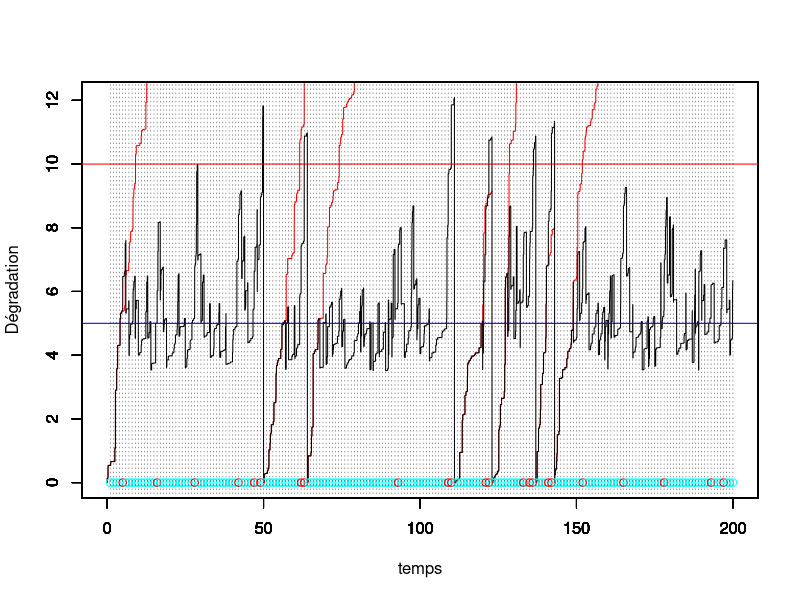
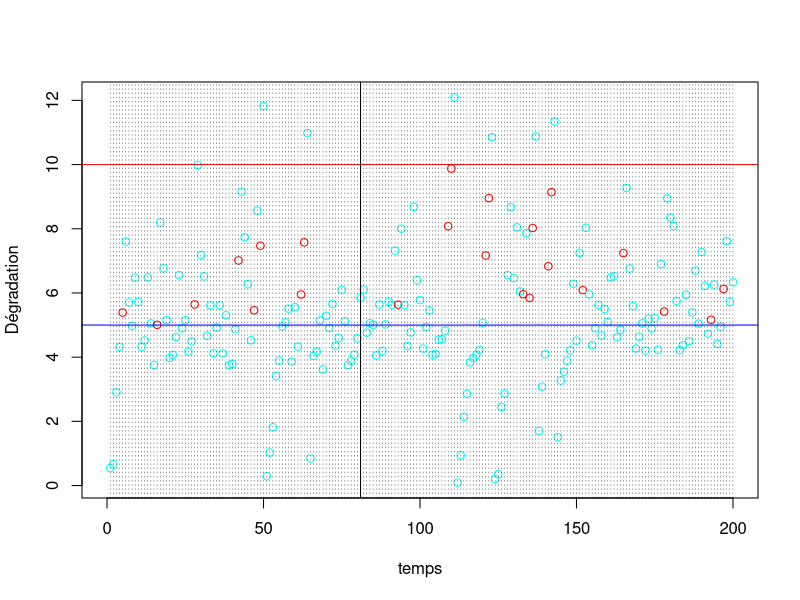
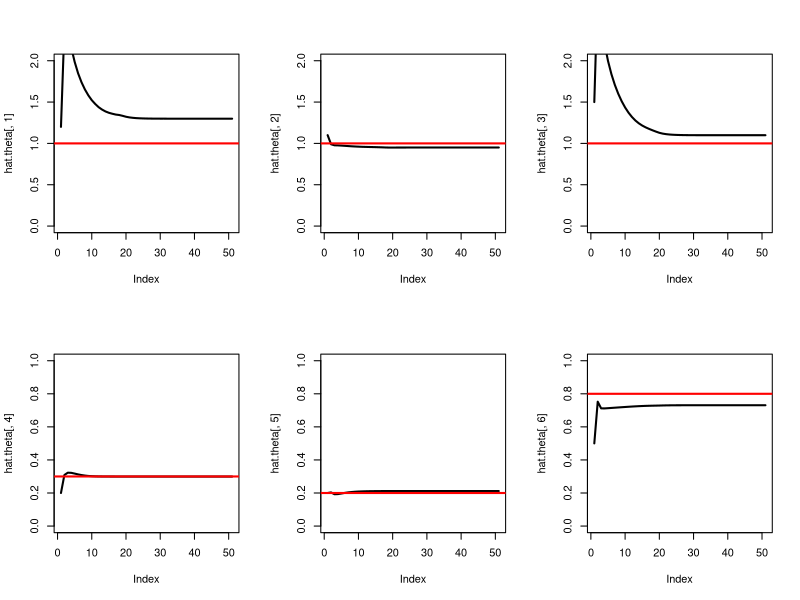

R code for these plots, in order:
#### Programme de simulation lorsqu'on observe uniquement la dégradation juste avant l'inspection
#### avec deux effets de la maintenance :
#### ARD inf avec rho in [0,1] avec proba p
#### ARD inf avec rho' pour les réparations néfastes avec proba 1-p



rm(list=ls())
library(ggplot2)
library(tidyverse)

tau <- 1 # intervalle inter-inspection
rho <- 0.3 # parametre ARDinf pour les maintenances efficaces avec proba p
rho_w <- 0.2 # parametre ARDinf pour les maintenances néfastes avec proba 1-p
p <- 0.8 # proba que la maintenance préventive soit efficace


L <- 5 # seuil pour MP
M <- 10 # seuil pout MC
tps.final <- 200 # fenêtre d'observation du processus

id.newcycle <- FALSE # Initialisation du nb de cycle de renouvellement

#set.seed(123)
# Simulation d'un processus gamma jusqu'au temps final
pas = 0.01 # pas de temps pour simuler le processus

alpha = 1 # paramètre de forme de Gamma a = alpha (t)^beta
beta = 1 # paramètre de forme  de Gamma
b=1   # paramètre d'échelle du Gamma
temps = seq(from = 0,to = tps.final,by = pas)

theta <-c(alpha,beta,b,rho,rho_w,p)


n=length(temps)

nb.inspections<- floor(tps.final/tau) # nombre d'inspections max pendant la fenêtre d'observation.

temps.insp<-temps[tau/pas*(1:nb.inspections)+1] # temps des inspections (t_i dans le papier)

obs<-numeric(nb.inspections) # données observées (pendant les inspections, à t_j^-)
vect.b<-rep(1,nb.inspections) # données non observées =1 si PM efficace, 0 si worse
Delta.P <-rep(0,nb.inspections) # Données observées = 1 si renouvellement

j<-1 # indicateur prochaine inspection
j.newcycle <- 0 # identifier le j où nouveau cycle
nb.cycles <- 1 # compteur de cycles

x=matrix(nrow=nb.inspections,ncol = n) # processus Gamma simulé, nb.lignes = nb.cycles
x[nb.cycles,1] = 0     # initialisation du processus Gamma = 0 à t=0
for(i in 2:n){
  x[nb.cycles,i] = x[nb.cycles,i-1] + rgamma(1,scale = b, shape = alpha*(temps[i]^beta-temps[i-1]^beta))
}
y=numeric(n) # processus Gamma maintenu
y.tilde=numeric(n) # processus Gamma maintenu
y[1]<-0
y.tilde[1]<-0

while (j<=nb.inspections) {
  # boucle sur un cycle de renouvellement
  if (id.newcycle){
    # on resimule un x depuis 0
    x[nb.cycles,1] = 0     # initialisation du processus Gamma = 0 à t=0
    for(i in 2:n){
      x[nb.cycles,i] = x[nb.cycles,i-1] + rgamma(1,scale = b, shape = alpha*(temps[i]^beta-temps[i-1]^beta))
    }
    id.newcycle <- FALSE
  }
  
  y.tilde[((j-1)*tau/pas+2):(j*(tau/pas)+1)]<-y[((j-1)*tau/pas+2):(j*(tau/pas)+1)]<-y[(j-1)*tau/pas+1]+ x[nb.cycles,((j-j.newcycle-1)*tau/pas+2):((j-j.newcycle)*(tau/pas)+1)]- x[nb.cycles,(j-j.newcycle-1)*tau/pas+1]
  
  obs[j]<-y[j*tau/pas+1] # état dégradation à l'inspection (t_j^-)
  
  if (obs[j] < L) {
    print("no action")
  } else {
    if (obs[j]<M) {
      u<-runif(1)
      if (u>p) vect.b[j]<-0
      ifelse(u<=p,y[j*tau/pas+1]<-(1-rho)*y[j*tau/pas+1],y[j*tau/pas+1]<-(1+rho_w)*y[j*tau/pas+1])
       # on écrase (ARD infini)
    } else {
      y[j*tau/pas+1]<-0
      id.newcycle <- TRUE
      j.newcycle <- j
      nb.cycles <- nb.cycles+1
      Delta.P[j]<-1
    }
  }
  j<-j+1
}

vect.u <- (obs<M)*(obs>L) # indicatrice u_i


#df <- data.frame(temps,x,y)
#mygraph <- ggplot(df,aes(x = temps)) +  
#  geom_line(aes(y = y), color = "darkred") +
#  geom_line(aes(y = x), color="steelblue", linetype="twodash") +
#  geom_abline(slope = 0,intercept = L,color="blue") +
#  geom_abline(slope = 0,intercept = M,color="red")


temps.cycle<-c(0,tau*which(obs>M),tps.final)
indice.temps.cycle <- c(1,tau/pas*(which(obs>M))+1,length(temps))


for (k in 1:nb.cycles){
  plot(temps[indice.temps.cycle[k]:indice.temps.cycle[k+1]],x[k,1:(indice.temps.cycle[k+1]-indice.temps.cycle[k]+1)],col="red",type="l",ylim = c(0,max(y.tilde)),xlim = c(0,tps.final),xlab="",ylab="")
  par(new=T)
}

plot(temps,y.tilde,type="l",ylim=c(0,max(y.tilde)),xlim = c(0,tps.final),ylab="",xlab="")


par(new=T)
vect.b.fact <- factor(vect.b)
mescouleurs <- rainbow(length(levels(vect.b.fact)))
plot(tau*(1:nb.inspections),numeric(length = nb.inspections),ylim=c(0,max(y.tilde)),type="p",xlim = c(0,tps.final),xlab = "temps",ylab="Dégradation",col=mescouleurs[vect.b.fact])
abline(h=L,col="blue")
abline(h=M,col="red")
abline(v=tau*(1:nb.inspections), lty =3, col = grey(0.1), lwd = 0.45)

vect.b.fact <- factor(vect.b)
mescouleurs <- rainbow(length(levels(vect.b.fact)))
plot(1:nb.inspections,obs,type="p",xlim = c(0,tps.final),xlab = "temps",ylab="Dégradation",col=mescouleurs[vect.b.fact])
abline(h=L,col="blue")
abline(h=M,col="red")
abline(v=tau*(1:nb.inspections), lty =3, col = grey(0.1), lwd = 0.45)
abline(v=81)




#abline(v = tau*(1:nb.inspection))

#####################################
############## Algo EM ##############
#####################################

# initialisation des paramètres
K<- 50

hat.theta<-matrix(nrow=K+1,ncol=6)
hat.theta[1,] <- c(1.2,1.1,1.5,0.2,0.2,0.5) # (alpha,beta,b,rho,rho^\prime,p)

# On ne définit les p.tildes[i] que lorsque u_{i-1}=1 
ind.u<-which(vect.u[1:(nb.inspections-1)]==1)

# Indice intervenant dans les sommes (i.e tel que u_{i-1}=1)
ind.i.u<-rep(0,nb.inspections)
ind.i.u[ind.u+1] <- 1

# indice i lorsque Delta_{i-1}=1
ind.Delta<-which(Delta.P==1)

ind.i.Delta<-rep(0,nb.inspections)
ind.i.Delta[ind.Delta+1] <- 1

#Définition des y_{t_{i-1}}
obs.pre<-c(0,obs[1:(nb.inspections-1)])*(1-ind.i.Delta)

temps.insp.pre <- c(0,temps.insp[1:(nb.inspections-1)])

data <- data.frame(temps.insp,temps.insp.pre,obs,obs.pre,vect.u,vect.b,ind.i.u,Delta.P,ind.i.Delta)



data1 <- filter(data,ind.i.u==1) # On ne garde que les y_i tq u_{i-1}=1
#data0 <- filter(data,ind.i.u==0)

delta <- hat.theta[1,1]*(data$temps.insp^hat.theta[1,2]-data$temps.insp.pre^hat.theta[1,2])



  
#p.tilde <- (hat.theta[1,6]*dgamma(obs-(1-c(0,Delta.P[1:(nb.inspections-1)]))*(1-hat.theta[1,4])^(c(0,vect.u[1:(nb.inspections-1)]))*c(0,obs[1:(nb.inspections-1)]),delta,rate=hat.theta[1,3]))/(hat.theta[1,6]*dgamma(obs-(1-c(0,Delta.P[1:(nb.inspections-1)]))*(1-hat.theta[1,4])^(c(0,vect.u[1:(nb.inspections-1)]))*c(0,obs[1:(nb.inspections-1)]),delta,rate=hat.theta[1,3])+(1-hat.theta[1,6])*dgamma(obs-(1-c(0,Delta.P[(nb.inspections-1)]))*(1+hat.theta[1,5])^(c(0,vect.u[1:(nb.inspections-1)]))*c(0,obs[1:(nb.inspections-1)]),delta,rate=hat.theta[1,3]))

# p.tilde uniquement défini lorsque u_{i-1}=1

p.tilde <- ifelse(data1$obs/data1$obs.pre<=1,1,(hat.theta[1,6]*dgamma(data$obs[ind.i.u==1]-(1-hat.theta[1,4])*data$obs.pre[ind.i.u==1],delta[ind.i.u==1],rate=hat.theta[1,3]))/(hat.theta[1,6]*dgamma(data$obs[ind.i.u==1]-(1-hat.theta[1,4])*data$obs.pre[ind.i.u==1],delta[ind.i.u==1],rate=hat.theta[1,3])+(1-hat.theta[1,6])*dgamma(data$obs[ind.i.u==1]-(1+hat.theta[1,5])*data$obs.pre[ind.i.u==1],delta[ind.i.u==1],rate=hat.theta[1,3])))



data.temp<-data.frame(data1,p.tilde)
data1.rhow<-filter(data.temp,p.tilde<1)

# Définition de la borne inf pour rho
lower.rho <- max(1-data1$obs/data1$obs.pre)

# Définition de la borne sup pour rhow en enlevant les cas où p.tilde = 1
upper.rhow <- min(data1.rhow$obs/data1.rhow$obs.pre-1)




#data1.rho<-filter(data1,comp.p.tilde>0)

# forcer les p.tilde = 1 lorsque y_i/y_{i-1}<1 !

# p.tilde[which(data1$obs/data1$obs.pre<=1)] <- 1

for (k in 2:(K+1)){
  hat.theta[k,6]<-mean(p.tilde) # mise à jour de p
  # Calcul des delta_i
  num.b<-sum(hat.theta[k-1,1]*(temps.insp^hat.theta[k-1,2]-(c(0,temps.insp[1:(nb.inspections-1)]))^hat.theta[k-1,2]))
  
  det.b.1 <- sum(data$obs[ind.i.u==0]-data$obs.pre[ind.i.u==0])
  det.b.2 <- sum(p.tilde*(data$obs[ind.i.u==1]-(1-hat.theta[k-1,4])*data$obs.pre[ind.i.u==1])+(1-p.tilde)*(data$obs[ind.i.u==1]-(1+hat.theta[k-1,5])*data$obs.pre[ind.i.u==1]))
 
  det.b<-det.b.1+det.b.2  
  hat.theta[k,3]<-num.b/det.b # mise à jour de b
  
  # Pour la mise à jour de rho et rho_w, on utilise optim car uniroot ne marche pas... 
  # En effet, plusieurs valeurs annulent la dérivée...
  
  f.rho <- Vectorize(function(x){
    y.rho <- data$obs[ind.i.u==1] - (1-x)*data$obs.pre[ind.i.u==1]
     
    logy.rho<-ifelse(y.rho<=0,-1e8,log(y.rho))
    
    return(-hat.theta[k,3]*sum(p.tilde*y.rho)+sum(p.tilde*(delta[ind.i.u==1]-1)*logy.rho))
  })
  hat.theta[k,4]<-optimize(f.rho,c(lower.rho,1),maximum = T)$maximum
  
  f.rhow <- Vectorize(function(x){
    
    # UNE COUILLE ICI 
    # cond <- (p.tilde < 1) & (ind.i.u == 1)
    delta.rhow <- hat.theta[k-1,1]*(data1.rhow$temps.insp^hat.theta[k-1,2]-data1.rhow$temps.insp.pre^hat.theta[k-1,2])
    # 
    y.rhow <-data1.rhow$obs - (1+x)*data1.rhow$obs.pre
    # logy.rhow<-ifelse(y.rhow<=0,-Inf,log(y.rhow))
    logy.rhow<-ifelse(y.rhow<=0,-1e8,log(y.rhow))
    return(-hat.theta[k,3]*sum((1-data1.rhow$p.tilde)*y.rhow)+sum((1-data1.rhow$p.tilde)*(delta.rhow-1)*logy.rhow))
  })
  
  
  hat.theta[k,5]<-optimize(f.rhow,c(0,upper.rhow),maximum = T)$maximum
  
  # Mise à jour de alpha et beta
  
  y.u.0 <- data$obs[ind.i.u==0]-(1-Delta.P[ind.i.u==0])*data$obs.pre[ind.i.u==0]
  y.rho  <- data$obs[ind.i.u==1]-(1-hat.theta[k,4])*data$obs.pre[ind.i.u==1]
  y.rhow <- data$obs[ind.i.u==1]-(1+hat.theta[k,5])*data$obs.pre[ind.i.u==1]
  logy.u.O <- ifelse(y.u.0<=0,-1e8,log(y.u.0))
  logy.rho<-ifelse(y.rho<=0,-1e8,log(y.rho))
  logy.rhow<-ifelse(y.rhow<=0,-1e8,log(y.rhow))
  
  
  f.ab <- function(x){
    delta.u.0 <- x[1]*(data$temps.insp[ind.i.u==0]^x[2]-data$temps.insp.pre[ind.i.u==0]^x[2])
    delta.u.1 <- x[1]*(data$temps.insp[ind.i.u==1]^x[2]-data$temps.insp.pre[ind.i.u==1]^x[2])
    delta.n   <- x[1]*(data$temps.insp^x[2]-data$temps.insp.pre^x[2]) # tous les delta_i
  
    return(sum(delta.n)*log(hat.theta[k,3])-sum(log(gamma(delta.n)))+sum((delta.u.0-1)*logy.u.O)+sum(p.tilde*(delta.u.1-1)*logy.rho+(1-p.tilde)*(delta.u.1-1)*ifelse(p.tilde==1,0,logy.rhow)))
  }
  hat.theta[k,1:2]<-optim(hat.theta[k-1,1:2],f.ab,control=list(fnscale=-1))$par
  
  
  
  # Mise à jour des delta.i
  delta <- hat.theta[k,1]*(data$temps.insp^hat.theta[k,2]-data$temps.insp.pre^hat.theta[k,2])
  
  # Mise à jour des p.tilde
  p.tilde <- ifelse(data1$obs/data1$obs.pre<=1,1,(hat.theta[k,6]*dgamma(data$obs[ind.i.u==1]-(1-hat.theta[k,4])*data$obs.pre[ind.i.u==1],delta[ind.i.u==1],rate=hat.theta[k,3]))/(hat.theta[k,6]*dgamma(data$obs[ind.i.u==1]-(1-hat.theta[k,4])*data$obs.pre[ind.i.u==1],delta[ind.i.u==1],rate=hat.theta[k,3])+(1-hat.theta[k,6])*dgamma(data$obs[ind.i.u==1]-(1+hat.theta[k,5])*data$obs.pre[ind.i.u==1],delta[ind.i.u==1],rate=hat.theta[k,3])))
  
  
  data.temp <- data.frame(data1,p.tilde)
  data1.rhow <- filter(data.temp,p.tilde<1)
  upper.rhow <- min(data1.rhow$obs/data1.rhow$obs.pre-1)
  
  
  print(paste("la valeur de alpha à l'étape ",k," est : ",hat.theta[k,1]))
  print(paste("la valeur de beta à l'étape ",k," est : ",hat.theta[k,2]))
  print(paste("la valeur de b à l'étape ",k," est : ",hat.theta[k,3]))
  print(paste("la valeur de rho à l'étape ",k," est : ",hat.theta[k,4]))
  print(paste("la valeur de rho_w à l'étape ",k," est : ",hat.theta[k,5]))
  print(paste("la valeur de p à l'étape ",k," est : ",hat.theta[k,6]))
  print("==============================================================")
}

# Identifier les p.tildes <1
ind.poor.maintenance <- which(data1$vect.b==0)

# Maintenance où yappartient à [L,M]
cbind(temps.insp[ind.u],vect.b[ind.u],1-p.tilde)

# PLOT 
par(mfrow = c(2, 3))
plot(hat.theta[, 1], type = "l", lwd = 2, ylim = c(0,2*alpha))
abline(h = alpha, col = "red", lwd = 2)^
plot(hat.theta[, 2], type = "l", lwd = 2, ylim = c(0,2*beta))
abline(h = beta, col = "red", lwd = 2)
plot(hat.theta[, 3], type = "l", lwd = 2, ylim = c(0,2*b))
abline(h = b, col = "red", lwd = 2)
plot(hat.theta[, 4], type = "l", lwd = 2, ylim = c(0,1))
abline(h = rho, col = "red", lwd = 2)
plot(hat.theta[, 5], type = "l", lwd = 2, ylim = c(0,1))
abline(h = rho_w, col = "red", lwd = 2)
plot(hat.theta[, 6], type = "l", lwd = 2, ylim = c(0,1))
abline(h = p, col = "red", lwd = 2)
